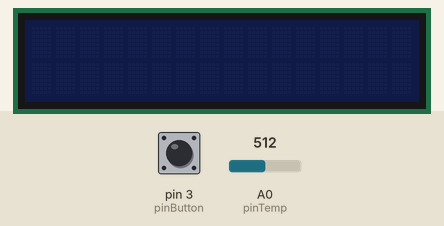
A sketch run on a simulated Arduino Uno, built with avr-gcc and run on an emulated ATmega328P. On the bench: 16×2 character LCD. The inputs (shaded band) are chosen by the test bench; at power-on: pin 3 (pinButton) LOW, A0 (pinTemp) = 512.

Above: at 1.2 s.
1.3 s: pin 3 (pinButton) pulled HIGH for 0.15 s
At 2.1 s:
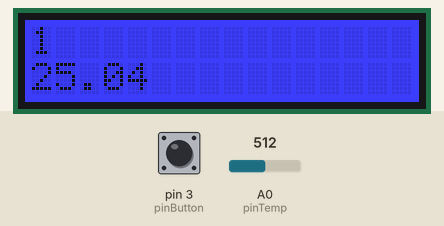
3.8 s: pin 3 (pinButton) pulled HIGH for 1 s
At 4.6 s:
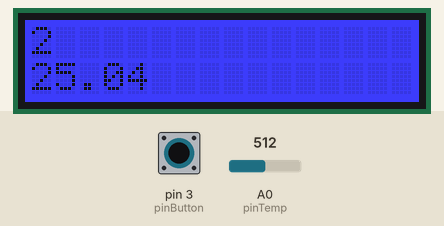
6.3 s: pin 3 (pinButton) pulled HIGH for 0.15 s
At 7.1 s:
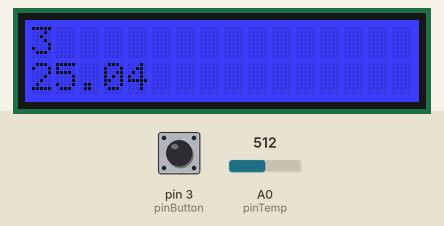
Timing chart, 0 to 9.3 s (numbered marks = the images above; inputs shaded):
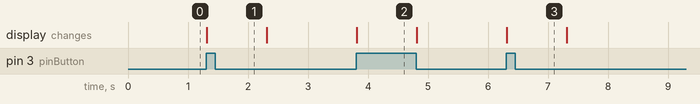

Measured:
- after the input at 1.3 s, the display: changes at once (image 1)
- after the input at 3.8 s, the display: changes at once (image 2)
- after the input at 6.3 s, the display: changes at once (image 3)

The sketch:

LocalCounter.ino
```cpp
#include <Wire.h>
#include "rgb_lcd.h"

rgb_lcd lcd;
const int pinTemp = A0;      // pin of temperature sensor
const int pinButton = 3;     // pin of button define here
float temperature;           // Creating temperature variable
int B=3975;                  // B value of the thermistor
float resistance;            // Creating resistance variable

int counter = 0;             // total number that bottles have been opened.

void setup()
{
    lcd.begin(16, 2);
    pinMode(pinButton, INPUT);
    Serial.begin(9600);
}

void loop()
{
    lcd.noDisplay();

    if(digitalRead(pinButton)) {

        counter++;

        int val = analogRead(pinTemp);
        resistance=(float)(1023-val)*10000/val;
        temperature=1/(log(resistance/10000)/B+1/298.15)-273.15;

	if (temperature >= 28) {
	    lcd.setRGB(255,0,0);
        } else if (temperature < 28) {
	    lcd.setRGB(0,0,255);
        }

        lcd.setCursor(0, 0);
        lcd.print(counter);
        lcd.setCursor(0, 1);
        lcd.print(temperature);
        lcd.display();

        delay(1000);
        lcd.noDisplay();

    }
    else {
	lcd.setRGB(0,0,0);
    }

}
```
